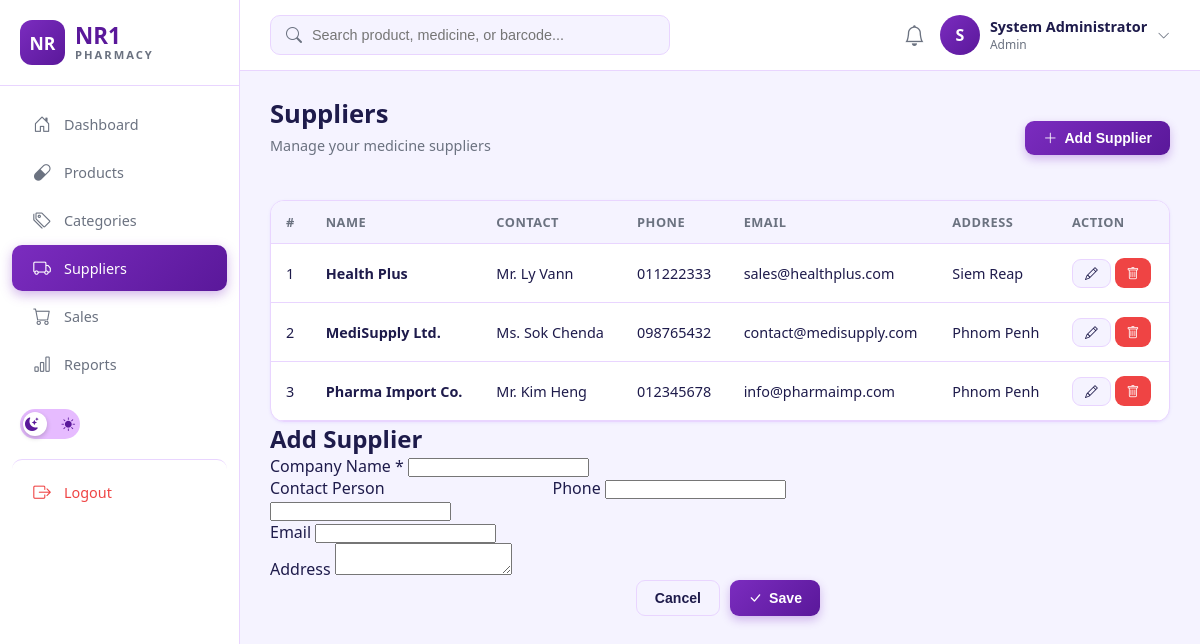
Page /src/suppliers.php (signed in) on the committed database.
### tables this page shows
CREATE TABLE IF NOT EXISTS suppliers (
    supplier_id INT AUTO_INCREMENT PRIMARY KEY,
    name VARCHAR(100) NOT NULL,
    contact_person VARCHAR(100),
    phone VARCHAR(20),
    email VARCHAR(100),
    address TEXT,
    created_at TIMESTAMP DEFAULT CURRENT_TIMESTAMP
);

### src/suppliers.php (the view, shortened to what this page needs)
<?php
$db = getDB();
$suppliers = $db->query("SELECT * FROM suppliers ORDER BY name");
include __DIR__ . '/header.php';
?>
<div style="display:flex;justify-content:space-between;align-items:center;margin-bottom:20px;">
    <div>
        <h1 class="page-title">Suppliers</h1>
        <p class="page-subtitle">Manage your medicine suppliers</p>
    </div>
    <button class="btn btn-primary" onclick="openModal()"><i class="bi bi-plus-lg"></i> Add Supplier</button>
</div>
<div class="card">
    <div class="table-wrapper">
        <table class="data-table">
            <thead>
                <tr><th>#</th><th>Name</th><th>Contact</th><th>Phone</th><th>Email</th><th>Address</th><th>Action</th></tr>
            </thead>
            <tbody>
            <?php if ($suppliers->num_rows === 0): ?>
                <tr><td colspan="7" style="text-align:center;padding:40px;color:var(--text-secondary);">No suppliers</td></tr>
            <?php else: $i = 1; while ($s = $suppliers->fetch_assoc()): ?>
                <tr>
                    <td><?= $i++ ?></td>
                    <td><strong><?= htmlspecialchars($s['name']) ?></strong></td>
                    <td><?= htmlspecialchars($s['contact_person'] ?? '-') ?></td>
                    <td><?= htmlspecialchars($s['phone'] ?? '-') ?></td>
                    <td><?= htmlspecialchars($s['email'] ?? '-') ?></td>
                    <td><?= htmlspecialchars($s['address'] ?? '-') ?></td>
                    <td>
                        <button class="btn btn-secondary btn-sm" onclick='openModal(<?= json_encode($s) ?>)'><i class="bi bi-pencil"></i></button>
                        <a href="?delete=<?= $s['supplier_id'] ?>" class="btn btn-danger btn-sm" onclick="return confirm('លុប?')"><i class="bi bi-trash"></i></a>
                    </td>
                </tr>
            <?php endwhile; endif; ?>
            </tbody>
        </table>
    </div>
</div>
<div class="modal-overlay" id="supModal">
    <div class="modal" style="max-width:550px;">
        <h2 id="supTitle">Add Supplier</h2>
        <form method="POST">
            <div class="form-group">
                <label>Company Name *</label>
                <input type="text" name="name" id="s_name" class="form-control" required>
            </div>
            <div style="display:grid;grid-template-columns:1fr 1fr;gap:15px;">
                <div class="form-group">
                    <label>Contact Person</label>
                    <input type="text" name="contact_person" id="s_contact" class="form-control">
                </div>
                <div class="form-group">
                    <label>Phone</label>
                    <input type="text" name="phone" id="s_phone" class="form-control">
                </div>
            </div>
            <div class="form-group">
                <label>Email</label>
                <input type="email" name="email" id="s_email" class="form-control">
            </div>
            <div class="form-group">
                <label>Address</label>
                <textarea name="address" id="s_address" class="form-control" rows="2"></textarea>
            </div>
            <div style="display:flex;gap:10px;justify-content:flex-end;">
                <button type="button" class="btn btn-secondary" onclick="closeModal()">Cancel</button>
                <button type="submit" class="btn btn-primary"><i class="bi bi-check-lg"></i> Save</button>
            </div>
        </form>
    </div>
</div>
<?php include __DIR__ . '/footer.php'; ?>

### src/assets/css/style.css (style rules this page uses)
:root { --bg-primary: #f5f3ff; --bg-secondary: #ffffff; --bg-sidebar: #ffffff; --text-primary: #1e1b4b; --text-secondary: #6b7280; --border-color: #e9d5ff; --card-shadow: 0 1px 3px rgba(139, 92, 246, 0.1); --brand-dark: #10002B; --brand-deep: #240046; --brand-primary: #3C096C; --brand-medium: #5A189A; --brand-light: #7B2CBF; --brand-lighter: #9D4EDD; --brand-accent: #C77DFF; --brand-soft: #E0AAFF; --brand-pale: #E6BBFF; --brand-pale2: #EBC9FF; --success: #10b981; --danger: #ef4444; --warning: #f59e0b; --info: #3b82f6; }
* { margin: 0; padding: 0; box-sizing: border-box; }
body { font-family: 'Segoe UI', Tahoma, sans-serif; background: var(--bg-primary); color: var(--text-primary); transition: background 0.3s ease, color 0.3s ease; }
.page-title { font-size: 1.6rem; font-weight: 700; color: var(--text-primary); margin-bottom: 5px; }
.page-subtitle { color: var(--text-secondary); font-size: 0.9rem; margin-bottom: 25px; }
.card { background: var(--bg-secondary); border-radius: 14px; border: 1px solid var(--border-color); box-shadow: var(--card-shadow); overflow: hidden; }
.btn { padding: 9px 18px; border-radius: 9px; border: none; cursor: pointer; font-weight: 600; font-size: 0.88rem; display: inline-flex; align-items: center; gap: 7px; transition: all 0.2s ease; text-decoration: none; }
.btn-primary { background: linear-gradient(135deg, var(--brand-light), var(--brand-medium)); color: #fff; box-shadow: 0 4px 10px rgba(123, 44, 191, 0.3); }
.btn-secondary { background: var(--bg-primary); color: var(--text-primary); border: 1px solid var(--border-color); }
.btn-danger { background: var(--danger); color: #fff; }
.btn-sm { padding: 6px 12px; font-size: 0.8rem; }
.table-wrapper { overflow-x: auto; }
table.data-table { width: 100%; border-collapse: collapse; }
table.data-table th { background: var(--bg-primary); padding: 12px 15px; text-align: left; font-size: 0.8rem; font-weight: 600; color: var(--text-secondary); text-transform: uppercase; letter-spacing: 0.5px; border-bottom: 1px solid var(--border-color); }
table.data-table td { padding: 14px 15px; border-bottom: 1px solid var(--border-color); color: var(--text-primary); font-size: 0.9rem; }

### rows in the picture
suppliers: name "Health Plus", contact_person "Mr. Ly Vann", phone "011222333", email "sales@healthplus.com", address "Siem Reap"
suppliers: name "MediSupply Ltd.", contact_person "Ms. Sok Chenda", phone "098765432", email "contact@medisupply.com", address "Phnom Penh"
suppliers: name "Pharma Import Co.", contact_person "Mr. Kim Heng", phone "012345678", email "info@pharmaimp.com", address "Phnom Penh"

### other values in the picture
substr($user['full_name'] ?? 'U', 0, 1) "S"
$user['full_name'] "System Administrator"
$user['role'] "Admin"
